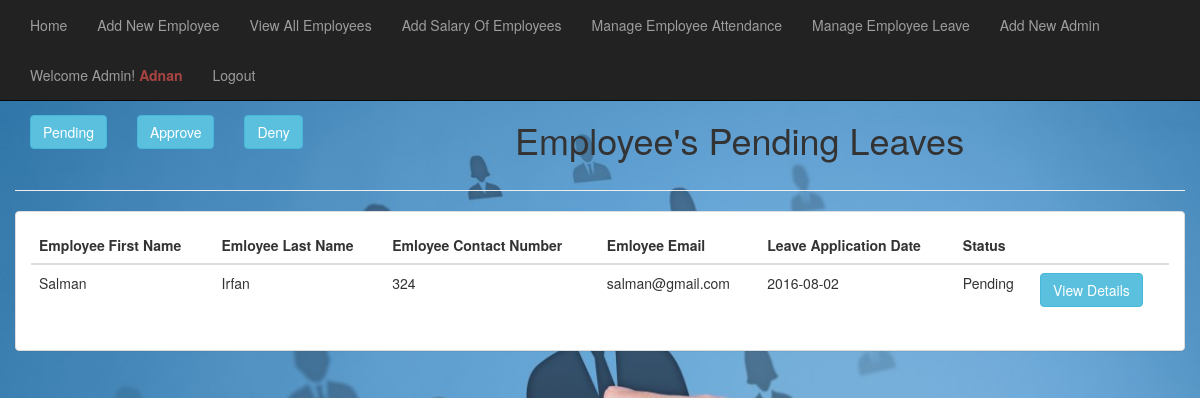
Screenshot of /admin/emp_leave_pend.php (signed in) with the database file from the repository.
### tables this page shows
CREATE TABLE `employee` (
  `emp_id` int(11) NOT NULL,
  `emp_fname` varchar(50) NOT NULL,
  `emp_lname` varchar(50) NOT NULL,
  `emp_uname` varchar(100) NOT NULL,
  `emp_img` text NOT NULL,
  `emp_designation` varchar(100) NOT NULL,
  `emp_basic_salary` int(255) NOT NULL,
  `emp_contact_num` int(11) NOT NULL,
  `emp_address` text NOT NULL,
  `emp_dob` date NOT NULL,
  `emp_email` varchar(100) NOT NULL,
  `emp_password` text NOT NULL
);

CREATE TABLE `leaves` (
  `leave_id` int(11) NOT NULL,
  `emp_id` int(100) NOT NULL,
  `date` date NOT NULL,
  `leave_type` varchar(100) NOT NULL,
  `start_date` date NOT NULL,
  `end_date` date NOT NULL,
  `no_days` int(10) NOT NULL,
  `admin_approve` int(5) NOT NULL
);

CREATE TABLE `admin_approve` (
  `admin_approve` int(11) NOT NULL,
  `name_stat` varchar(128) NOT NULL
);

### admin/emp_leave_pend.php (the view, shortened to what this page needs)
<?php include ("header.php");?>
<?php include ("navbar.php");?>
<?php
if(!isset($_SESSION['admin_username']))	{
	header("location: ../index.php");
}
else{
?>
<body>
<div class="container-fluid">
				<div class = "row" style = "margin-top:50px">
					<div class = "col-md-5">
						<ul class="nav navbar-nav">
	<li><a href='emp_leave_pend.php'><input type='button' value='Pending'data-toggle="tooltip" data-placement="top" title="View to Approve" class='btn btn-info'/></a></li>
	<li><a href='emp_leave_appr.php'><input type='button' value='Approve'data-toggle="tooltip" data-placement="top" title="View to Approve" class='btn btn-info'/></a></li>
    <li><a href='emp_leave_deny'><input type='button' value='Deny'data-toggle="tooltip" data-placement="top" title="View to Approve" class='btn btn-info'/></a></li>
						</ul>
					</div>
					<div class = "col-md-6">
						<h1>Employee's Pending Leaves</h1>
					</div>
				</div>
      <hr/>
<?php
				$nw = strtotime("now");
				$tdy = date("m-d",$nw);
				$mjune = strtotime("june 1");
				$djune = date("m-d",$mjune);
				$mdec = strtotime("December 31");
				$ddec = date("m-d",$mdec);
				if(($djune <= $tdy)&&($ddec >= $tdy)):
					$cyear = strtotime("June 1");
					$cyr = date("m-d",$cyear);
					$cyrs = strtotime("now");
					$cyrr = date("Y",$cyrs);
					$cyaa = strtotime("now");
					$cya = date("Y-m-d",$cyaa);
						$sql = "SELECT * FROM employee, leaves, admin_approve
									WHERE employee.emp_id = leaves.emp_id
									AND admin_approve.admin_approve = leaves.admin_approve
									AND admin_approve.admin_approve = '1'
									AND date >= '$cyrr-$cyr' AND date <= '$cya'";
						$qry=mysql_query($sql);
					endif;
					?>
					<div class="container-fluid">
	<div class = "row">
		<div class="panel panel-default">
			<div class="panel-body">
				<div class="table-responsive">
				<table class="table table-hover">
					<thead>
						<tr>
							<th>Employee First Name</th>
							<th>Emloyee Last Name</th>
							<th>Emloyee Contact Number</th>
							<th>Emloyee Email</th>
							<th>Leave Application Date</th>
							<th>Status</th>
							<th></th>
						</tr>
					</thead>
					<?php
						while($rec = mysql_fetch_array($qry))
						{
					?>
					<tbody>
						<tr>
								<td>
									<?php echo $rec['emp_fname']; ?>
								</td>
								<td>
									<?php echo $rec['emp_lname']; ?>
								</td>
								<td>
									<?php echo $rec['emp_contact_num']; ?>
								</td>
								<td>
									<?php echo $rec['emp_email']; ?>
								</td>
								<td>
									<?php echo $rec['date']; ?>
								</td>
								<td>
									<?php echo $rec['name_stat']; ?>
								</td>
								<td>
									<a href='approval.php?id=<?php echo $rec['leave_id'];?>'><input type='button' value='View Details' data-toggle="tooltip" data-placement="top" title="View to Approve" class='btn btn-info'/></a>
								</td>
						</tr>
					</tbody>
					<?php
						}
					?>
				</table>
				</div>
			</div>
		</div>
	</div>
</div>
	</div>
<?php } ?>

### admin/header.php (style rules this page uses)
body { margin-top: 50px; margin-bottom: 50px; text-color: white; background: url('images/background2.jpg') no-repeat center center fixed; -webkit-background-size: cover; -moz-background-size: cover; -o-background-size: cover; background-size: cover; }

### rows the page displays
employee: emp_fname "Salman", emp_lname "Irfan", emp_contact_num "324", emp_email "salman@gmail.com", leaves.date "2016-08-02", admin_approve.name_stat "Pending"

### other values shown
$_SESSION['admin_username'] "Adnan"
